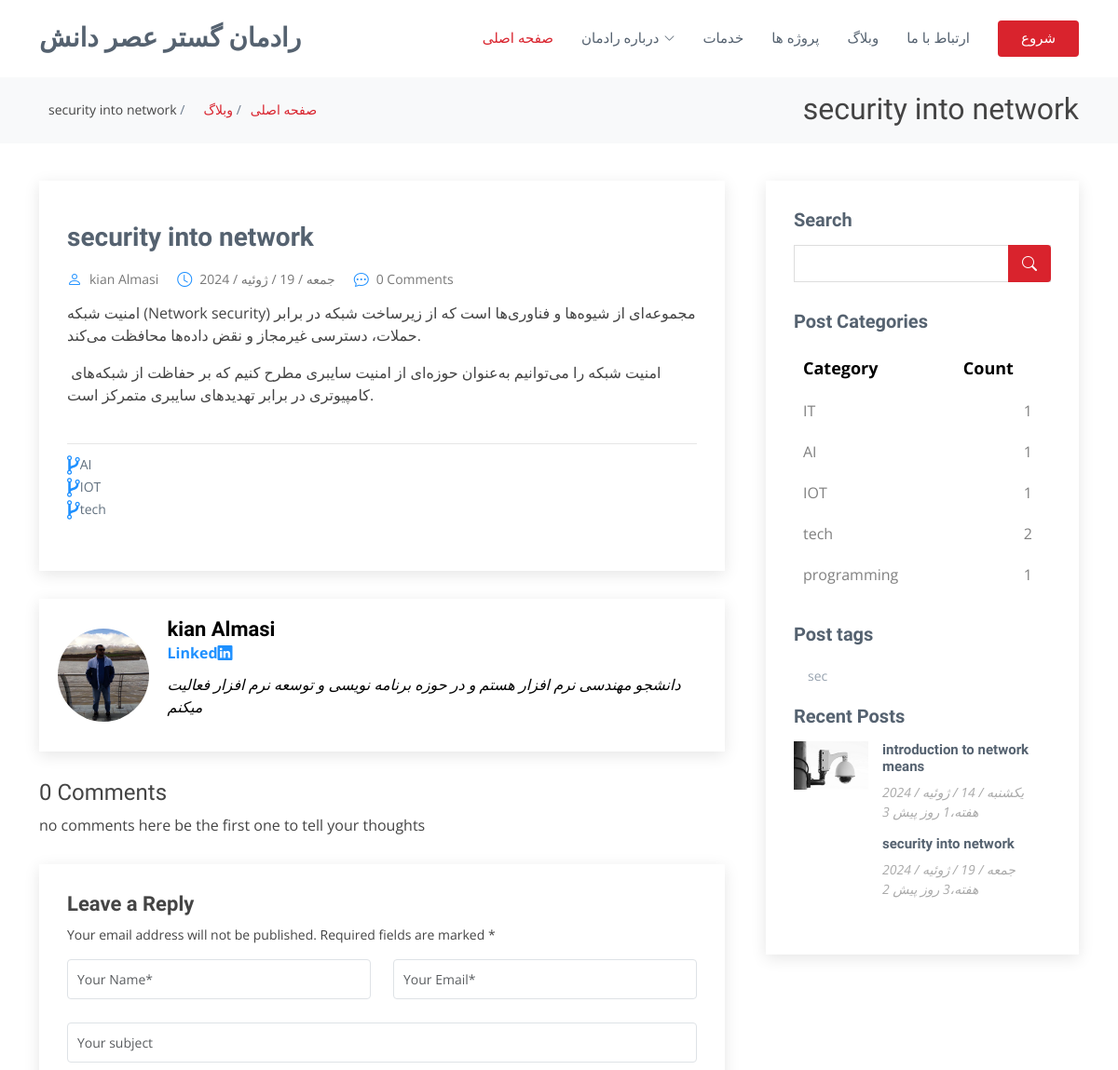
The page /blog/4 (upper part) on the database as committed earlier.
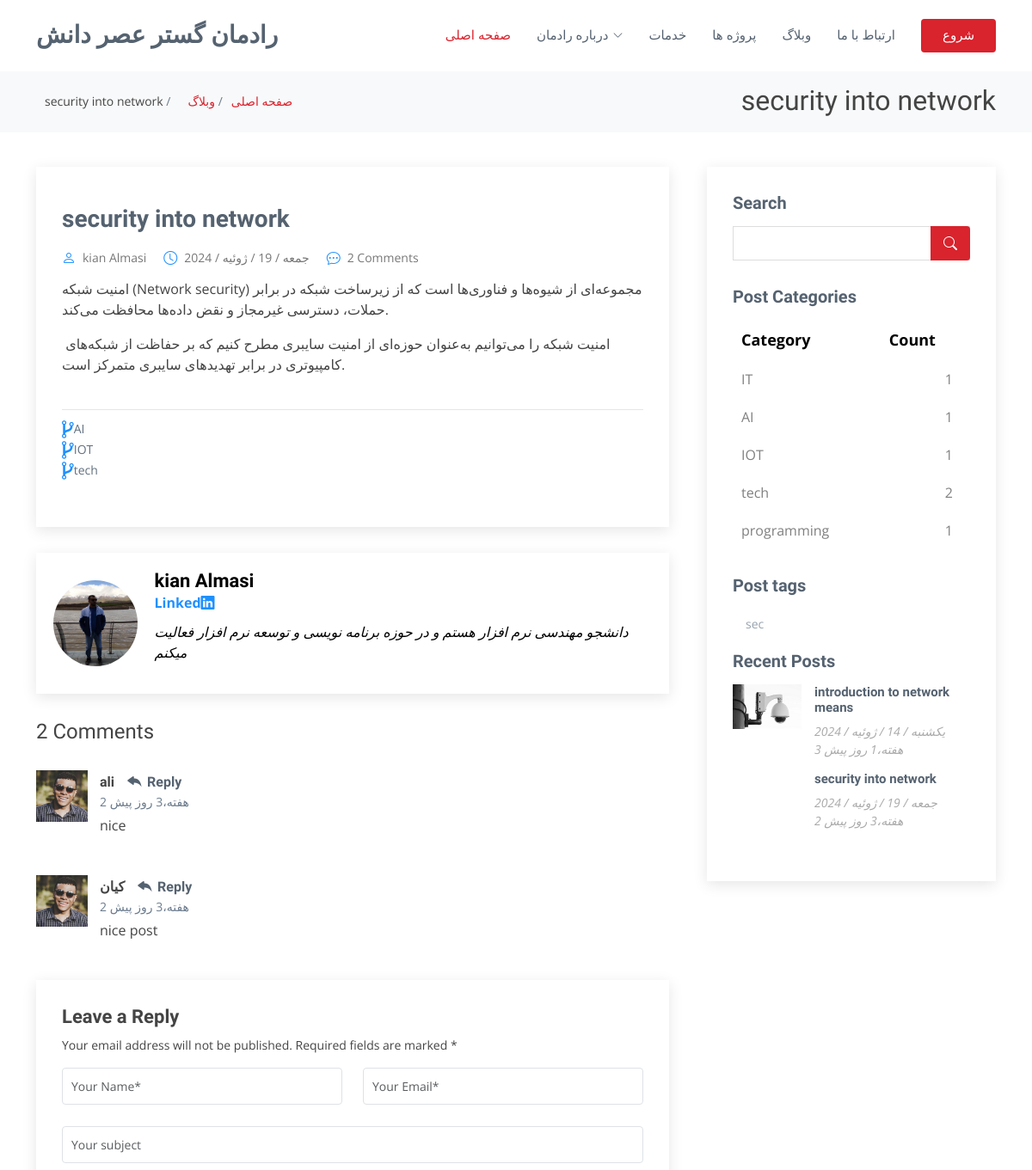
The same page on the database as committed later.
### weblog/models.py (models this page shows, shortened)
class Post(models.Model):
    image=models.ImageField(upload_to="weblog/",default="weblog/image_file/p2.jpg")
    image_single_blog=models.ImageField(upload_to="weblog/",default="weblog/image_file/p2.jpg")
    title=models.CharField(max_length=255)
    content= models.TextField()
    tag=TaggableManager()
    category=models.ManyToManyField(Category)
    author=models.ForeignKey(User,on_delete=models.SET_NULL,null=True)
    counted_view=models.IntegerField(default=0)
    status=models.BooleanField(default=False)
    writer_image=models.ImageField(upload_to="weblog/",default="weblog/image_file/p2.jpg")
    writer_linkedin_account=models.URLField(default="https://www.linkedin.com/in/kian-almasi-0a4016256/")
    writer_summary=models.TextField()
    published_date=models.DateTimeField(default=timezone.now)
    created_date=models.DateTimeField(auto_now_add=True)
    updated_date=models.DateTimeField(auto_now=True)
    class Meta:
        ordering = ["-created_date", "updated_date"]

class Category(models.Model):
    name=models.CharField(max_length=255)
    def __str__(self):
        return self.name

class Comments(models.Model):
    post=models.ForeignKey(Post,on_delete=models.CASCADE)
    name=models.CharField(max_length=255)
    email=models.EmailField()
    subject=models.CharField(max_length=255)
    message=models.TextField()
    approved=models.BooleanField(default=False)
    created_date=models.DateTimeField(auto_now_add=True)
    updated_date=models.DateTimeField(auto_now=True)
    class Meta:
        ordering=['-created_date']

### weblog/views.py (the view, shortened to what this page needs)
# urls.py: path('<int:pid>',blog_single,name='blog_single'),
def blog_single(request,pid):
    posts=Post.objects.filter(status=1)
    post1=get_object_or_404(posts,pk=pid,status=1)
    comments=Comments.objects.filter(post=post1.id,approved=1)
    form=CommentForm()
    context={'post':post1,
            'comments':comments,
            'form':form
            }
    return render(request,'blog/blog-single.html',context)

### weblog/forms.py
class CommentForm(forms.ModelForm):
    class Meta:
        model = Comments
        fields = ['post','name','email','subject','message']

### weblog/templatetags/blog_tags.py (called while the page is built)
@register.inclusion_tag("blog/blog-latestpost.html")
def latestpost():
    posts=Post.objects.filter(status=1).order_by("published_date")[:5]
    return {"posts": posts}

@register.inclusion_tag("blog/blog-post-ctegories.html")
def postcategories():
    posts=Post.objects.filter(status=1)
    categories=Category.objects.all()
    cate_dict={}
    for name in categories:
       cate_dict[name]=posts.filter(category=name).count()
    return {"categries":cate_dict}

### weblog/templatetags/custom_filters.py (called while the page is built)
@register.filter(name='clean_html')
def clean_html(value):
    return bleach.clean(value, tags=ALLOWED_TAGS, attributes=ALLOWED_ATTRIBUTES)

### templates/blog/blog-single.html (shortened to what this page needs)
{% load static %}
{% load blog_tags %}
{% load custom_filters %}
{% load humanize %}
<!DOCTYPE html>
<html lang="fa">
<head>
  <link rel="stylesheet" href="https://cdnjs.cloudflare.com/ajax/libs/font-awesome/4.7.0/css/font-awesome.min.css">
  <link href="{% static '/vendor/animate.css /animate.min.css' %}" rel="stylesheet">
  <link href="{% static '/vendor/bootstrap/css/bootstrap.min.css' %}" rel="stylesheet">
  <link href="{% static '/vendor/bootstrap-icons/bootstrap-icons.css' %}" rel="stylesheet">
  <link href="{% static '/vendor/boxicons/css/boxicons.min.css' %}" rel="stylesheet">
  <link href="{% static '/vendor/glightbox/css/glightbox.min.css' %}" rel="stylesheet">
  <link href="{% static '/vendor/remixicon/remixicon.css' %}" rel="stylesheet">
  <link href="{% static '/vendor/swiper/swiper-bundle.min.css' %}" rel="stylesheet">
  <link href="{% static '/static/style.css' %}" rel="stylesheet">
</head>
<body>
  <header id="header" class="fixed-top d-flex align-items-center">
    <div class="container d-flex align-items-center">
      <h1 class="logo me-auto"><a href="{% url 'blog:home' %}">رادمان گستر عصر دانش</a></h1>
      <nav id="navbar" class="navbar">
        <ul>
          <li><a href="{% url 'blog:home' %}" class="active">صفحه اصلی</a></li>
          <li class="dropdown"><a href="#"><span>درباره رادمان</span> <i class="bi bi-chevron-down"></i></a>
          </li>
          <li><a href="{% url 'blog:services' %}">خدمات</a></li>
          <li><a href="{% url 'blog:portfolio' %}">پروژه ها</a></li>
          <li><a href="{% url 'weblog:blog_view' %}">وبلاگ</a></li>
          <li><a href="{% url 'blog:contact' %}">ارتباط با ما</a></li>
          <li><a href="{% url 'blog:home' %}" class="getstarted">شروع</a></li>
        </ul>
      </nav>
    </div>
  </header>
  <main id="main">
    <section id="breadcrumbs" class="breadcrumbs">
      <div class="container">
        <div class="d-flex justify-content-between align-items-center" style="direction: rtl; text-align: right;">
          <h2>{{post.title}}</h2>
          <ol>
            <li><a href="{% url 'blog:home' %}"> صفحه اصلی</a></li>
            <li><a href="{% url 'weblog:blog_view' %}" > وبلاگ</a></li>
            <li> {{post.title}} </li>
          </ol>
        </div>
      </div>
    </section>
    <section id="blog" class="blog">
      <div class="container" data-aos="fade-up">
        <div class="row">
          <div class="col-lg-8 entries">
            <article class="entry entry-single">
              <div class="entry-img">
              </div>
              <h2 class="entry-title">
                <a href="{% url 'weblog:blog_single' pid=post.id%}">{{post.title}}</a>
              </h2>
              <div class="entry-meta">
                <ul>
                  <li class="d-flex align-items-center"><i class="bi bi-person" style="color:DodgerBlue"></i> <a href="{% url 'weblog:author' author_username=post.author.username %}">{{post.author.get_full_name}}</a></li>
                  <li class="d-flex align-items-center"><i class="bi bi-clock" style="color:DodgerBlue"></i> <a href="{% url 'weblog:blog_single' pid=post.id%}"><time datetime="2020-01-01">{{post.published_date|date:"D / d / M / Y"}}</time></a></li>
                  <li class="d-flex align-items-center"><i class="bi bi-chat-dots" style="color:DodgerBlue"></i> <a href="{% url 'weblog:blog_single' pid=post.id%}">{{comments|length}} Comments</a></li>
                </ul>
              </div>
              <div class="entry-content">
                <p align='rtl'>{{post.content|clean_html|safe}}</p>
              </div>
              <div class="entry-footer">
                <ul class="cats">
                  {% for cat in post.category.all %}
                  <li class="d-flex align-items-center"><i style="font-size:24px;color:DodgerBlue" class="fa ">&#xf126;</i> <a href="{% url 'weblog:category' cat.name %}">{{ cat.name }}</a></li>
                  {% endfor %}
                </ul>
              </div>
            </article>
            <div class="blog-author d-flex align-items-center">
              <img src="{{post.writer_image.url}}" class="rounded-circle float-left" style="width: 100px; height: 100px; object-fit: cover;" alt="">
              <div>
                <h4 style="color: black; font-weight: bold;">{{post.author.get_full_name}}</h4>
                <div class="social-links">
                  <a href="{{post.writer_linkedin_account}}" style="color: DodgerBlue;font-weight: bold;">Linked<i class="biu bi-linkedin" style="color: DodgerBlue; font-weight: bold;"></i></a>
                </div>
                <p style="color: black;">{{post.writer_summary}}</p>
              </div>
            </div>
            <div class="blog-comments">
              <h4>{{comments|length}} Comments</h4>
              {% for comment in comments %}
              <div id="comment" class="comment">
                <div class="d-flex">
                  <div class="comment-img"><img src="{% static '/img/blog/comments-6.jpg' %}" alt=""></div>
                  <div>
                    <h5><a href="">{{comment.name}}</a> <a href="#" class="reply"><i class="bi bi-reply-fill"></i> Reply</a></h5>
                    <time datetime="{{ post.published_date|date:'D / d / M / Y' }}">{{ post.published_date|naturaltime }}</time>
                    <p>{{comment.message}}</p>
                  </div>
                </div>
              </div>
              {%empty%}
              <p>no comments here be the first one to tell your thoughts</p>
              {%endfor%}
              <div class="comments-area">
              <div class="reply-form">
                <h4>Leave a Reply</h4>
                <p>Your email address will not be published. Required fields are marked * </p>
                <form method="post" action="{% url 'weblog:blog_single' pid=post.id %}" >
                  <div class="row">
                    <div class="col-md-6 form-group">
                      <input name="name" type="text" class="form-control" placeholder="Your Name*">
                    </div>
                    <div class="col-md-6 form-group">
                      <input name="email" type="text" class="form-control" placeholder="Your Email*">
                    </div>
                  </div>
                  <div class="row">
                    <div class="col form-group">
                      <input name="subject" type="text" class="form-control" placeholder="Your subject">
                    </div>
                  </div>
                </form>
              </div>
              </div>
            </div>
          </div>
          <div class="col-lg-4">
            <div class="sidebar">
              <h3 class="sidebar-title">Search</h3>
              <div class="sidebar-item search-form">
                <form action="">
                  <input type="text">
                  <button type="submit"><i class="bi bi-search"></i></button>
                </form>
              </div>
              {% postcategories %}
              {% include "blog/blog-post-tags.html" %}
              {% latestpost %}
          </div>
        </div>
      </div>
    </section>
  </main>
</body>
</html>

### templates/blog/blog-post-ctegories.html (shortened to what this page needs)
{% load static %}
<h3 class="sidebar-title">Post Categories</h3>
<div class="sidebar-item categories">
  <table class="table">
    <thead>
      <tr>
        <th scope="col" class="category-header">Category</th>
        <th scope="col" class="category-header">Count</th>
      </tr>
    </thead>
    <tbody>
      {% for name, count in categries.items %}
      <tr>
        <td>
          <a href="{% url 'weblog:category' name%}" class="color:DodgerBlue">{{ name }}</a>
        </td>
        <td class="text-right">
          {{ count }}
        </td>
      </tr>
      {% endfor %}
    </tbody>
  </table>
</div>

### templates/blog/blog-post-tags.html
<h3 class="sidebar-title">Post tags</h3>
<div class="sidebar-item tags">
    <ul>
        {% for tag in post.tag.all %}
            <li><a href="{% url 'weblog:tag' tag_name=tag.name %}">{{tag.name}}</a></li>
        {% empty %}
            <li>No tags available.</li>
        {% endfor %}
    </ul>
</div>

### templates/blog/blog-latestpost.html
{% load humanize %}
{% load static %}
<h3 class="sidebar-title">Recent Posts</h3>
<div class="sidebar-item recent-posts">
    {% for post in posts %}
    <div class="post-item clearfix">
        <img src="{{ post.image.url }}" alt="">
        <h4><a href="/blog/{{ post.id }}">{{ post.title }}</a></h4>
        <time datetime="{{ post.published_date|date:'Y-m-d' }}">{{ post.published_date|date:"D / d / M / Y" }}</time>
        <time datetime="{{ post.published_date|date:'Y-m-d' }}">{{ post.published_date|naturaltime }}</time>
    </div>
    {% endfor %}
</div>

### templates/blog/blog-post-ctegories.html (style rules this page uses)
.sidebar-item.categories .table { width: 100%; margin-top: 15px; background-color: white; border-collapse: w; }
.sidebar-item.categories .table th, .sidebar-item.categories .table td { padding: 10px; text-align: left; border: none; }
.sidebar-item.categories .table th.category-header { font-size: 18px; color: black ; }
.sidebar-item.categories .table td.text-right { text-align: right; padding-right: 20px; color: Gray; }
.sidebar-item.categories .table a { color: Gray; text-decoration: none; }

Rows that differ between the two databases and show on the page:
added Comments: name "ali", {{ post.published_date|naturaltime }} "2 هفته،3 روز پیش", message "nice"
added Comments: name "کیان", {{ post.published_date|naturaltime }} "2 هفته،3 روز پیش", message "nice post"
Other text that changed with them:
{{ comments|length }}: "0" → "2"
text no longer shown: "no comments here be the first one to tell your thoughts"
